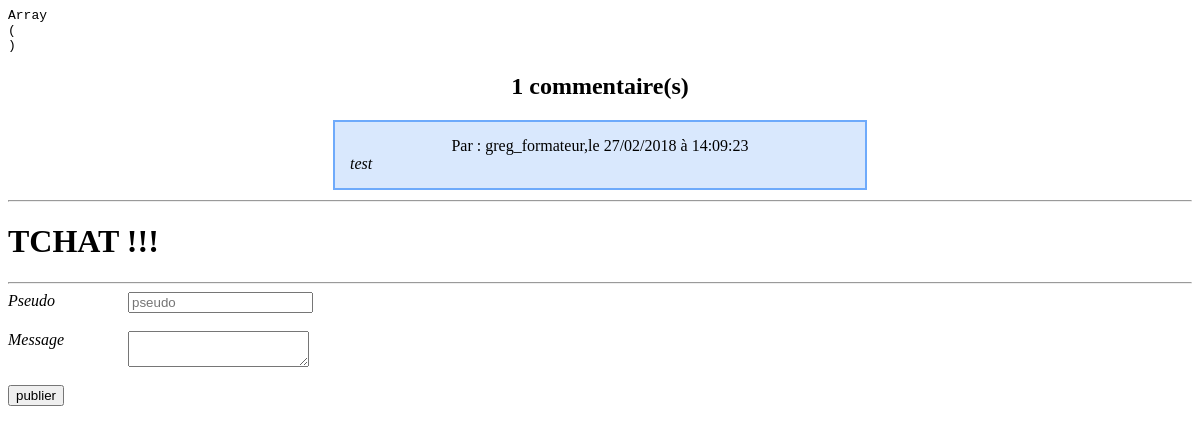
The page /tchat/tchat.php on the database its author committed.
### tables this page shows
CREATE TABLE `commentaire` (
  `id_commentaire` int(11) NOT NULL,
  `pseudo` varchar(20) NOT NULL,
  `message` text NOT NULL,
  `dateEnregistrement` datetime NOT NULL
);

### tchat/tchat.php (the view, shortened to what this page needs)
<?php
$pdo = new PDO('mysql:host=localhost;dbname=tchat', 'root', '', array(PDO::ATTR_ERRMODE => PDO::ERRMODE_WARNING, PDO::MYSQL_ATTR_INIT_COMMAND => 'SET NAMES utf8'));
echo '<pre>'; print_r($_POST); echo '</pre>';
$resultat = $pdo->query("SELECT pseudo, message, DATE_FORMAT(dateEnregistrement, '%H:%i:%s') AS heurefr, DATE_FORMAT(dateEnregistrement, '%d/%m/%Y') AS datefr FROM commentaire ORDER BY dateEnregistrement DESC");
echo '<legend><h2>' . $resultat->rowCount() . ' commentaire(s)</h2></legend>';
while($commentaire = $resultat->fetch(PDO::FETCH_ASSOC))
{
	echo '<div class="message">';
		echo '<div class="titre">Par : ' . $commentaire['pseudo'] . ',le ' . $commentaire['datefr'] . ' à ' . $commentaire['heurefr'] . '</div>';
		echo '<div class="contenu">' . $commentaire['message'] . '</div>';
	echo '</div><hr>';
}
?>
<!DOCTYPE html>
<html>
	<head>
		<link rel="stylesheet" href="style.css">
	</head>
	<body>
		<h1>TCHAT !!!</h1>
		<hr>
		<form method="post" action="">
			<label for="pseudo">Pseudo</label>
			<input type="text" id="pseudo" name="pseudo" placeholder="pseudo"><br><br>
			<label for="pseudo">Message</label>
			<textarea id="message" name="message"></textarea><br><br>
			<input type="submit" value="publier">
		</form>
	</body>
</html>

### tchat/style.css (style rules this page uses)
.message { float: center; background: #d9e8fd; width: 500px; padding: 15px; margin: 10px auto; border: 2px solid #6eaafb; }
.titre { text-align: center; width: 500px; }
.contenu { width: 500px; font-style: italic; }
h2 { text-align: center; }

### tchat/tchat.php (style rules this page uses)
label { float: left; width: 120px; font-style: italic; font-family: Calibri; }

### rows shown on the page
commentaire: pseudo "greg_formateur", datefr "27/02/2018", heurefr "14:09:23", message "test"

### other values the page prints
$resultat->rowCount() "1"
